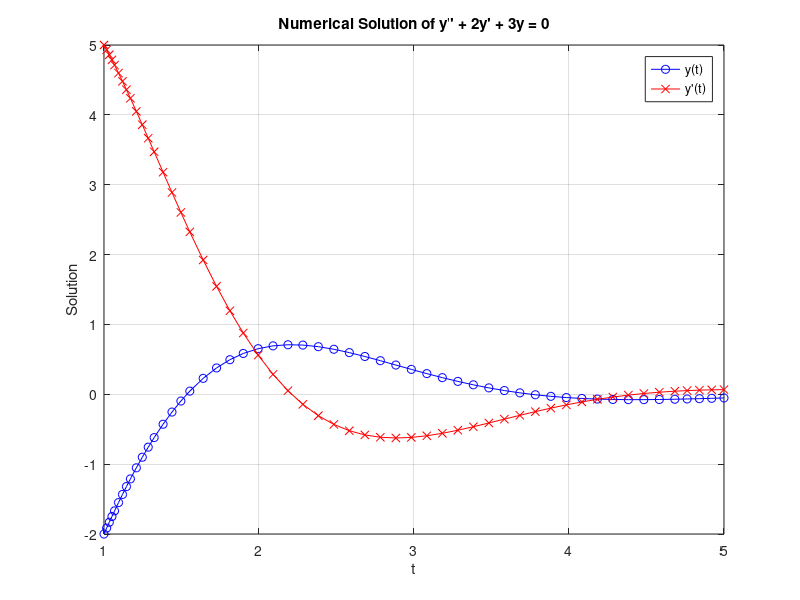
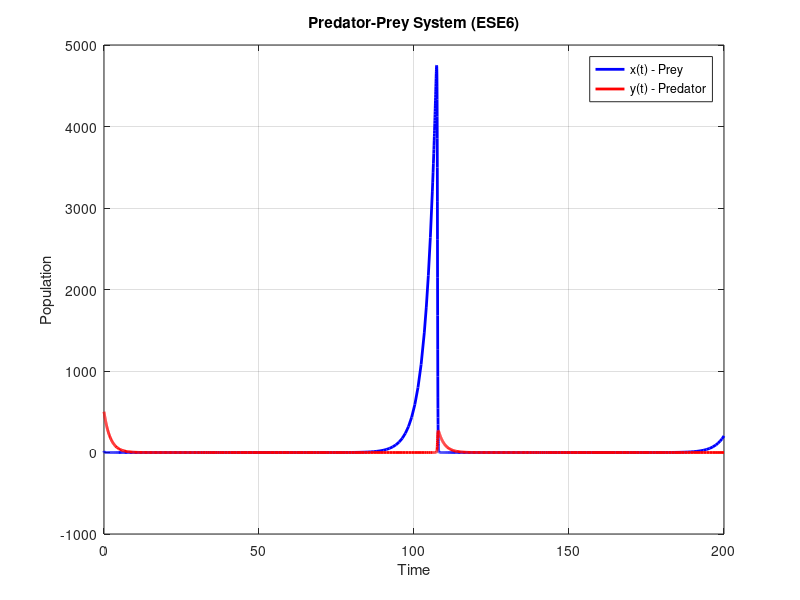

The MATLAB script that drew these images, in order: (Note: this script raises an error after producing the figures.)
%% Exercise 5
% Task 1
clearvars
clc
close all

% b

f = @(t,Y) [Y(2);
            -2*Y(2) - 3*Y(1)];

Y0 = [-2; 5];

tSpan = [1 5];
[tSol, YSol] = ode45(f, tSpan, Y0);


figure;
plot(tSol, YSol(:,1), 'b-o', 'DisplayName','y(t)'); hold on;
plot(tSol, YSol(:,2), 'r-x', 'DisplayName','y''(t)');
grid on;
xlabel('t');
ylabel('Solution');
title('Numerical Solution of y'''' + 2y'' + 3y = 0');
legend('Location','best');

%% c
clc; clear; close all;

f = @(t,XY) [ 0.3*XY(1) - 0.05*XY(1)*XY(2);
             -0.5*XY(2) + 0.003*XY(1)*XY(2) ];

XY0 = [20; 500];

tSpan = [0 200];
[tSol, XYSol] = ode45(f, tSpan, XY0);

xSol = XYSol(:,1);
ySol = XYSol(:,2);

figure;
plot(tSol, xSol, 'b-', 'LineWidth',2, 'DisplayName','x(t) - Prey'); hold on;
plot(tSol, ySol, 'r-', 'LineWidth',2, 'DisplayName','y(t) - Predator');
grid on;
xlabel('Time');
ylabel('Population');
title('Predator-Prey System (ESE6)');
legend('Location','best');

%% f
syms x(t) y(t)
eqn1 = diff(x,t) == 0.3*x - 0.05*x*y;
eqn2 = diff(y,t) == -0.5*y + 0.003*x*y;

cond = [ x(0)==20, y(0)==500 ];

[xSolSym, ySolSym] = dsolve(eqn1, eqn2, cond);

xSolSym, ySolSym

%% e
clc; clear; close all;

syms y1(t) y2(t)

ode1 = diff(y1, t) == y1 - 2*y2;
ode2 = diff(y2, t) == 3*y1 - 4*y2;

cond1 = y1(1) == -1;
cond2 = y2(1) == 1;

sol = dsolve(ode1, ode2, cond1, cond2);

y1Sol = sol.y1;
y2Sol = sol.y2;

disp('Symbolic solution for y1(t):');
disp(y1Sol);
disp('Symbolic solution for y2(t):');
disp(y2Sol);

fplot(y1Sol, [0, 5], 'LineWidth', 2); 
hold on;
fplot(y2Sol, [0, 5], 'LineWidth', 2); 

xlabel('t');
ylabel('Solution Value');
title('Solution of the System Using dsolve');
legend('y_1(t)', 'y_2(t)', 'Location', 'best');
grid on;


%% Exercise 5
% Task 2
clearvars
clc
close all

% a
% Part (a): 

ode_a = @(t, y) [
    (-16/200 * y(1) + 4/200 * y(2));  % dy1/dt
    (16/200 * y(1) - 16/200 * y(2)); % dy2/dt
    % (4 * (y(1)/200 - y(2)/200) + 8 * (0 - y(2)/200))   % dy2/dt
];

y0_a = [10; 20]; 

[t_a, y_a] = ode45(ode_a, [0, 1000], y0_a);

figure;
plot(t_a, y_a(:,1), 'b', 'LineWidth', 2);
hold on;
plot(t_a, y_a(:,2), 'r', 'LineWidth', 2);
xlabel('Time (min)');
ylabel('Salt Amount (kg)');
title('Salt Amount in Tanks (Part a)');
legend('Tank 1', 'Tank 2');
grid on;

%% Part (b):

ode_b = @(t, y) [
    0.5 - 16*y(1)/200 + 4*y(2)/200; % dy1/dt
    16*y(1)/200 - 16*y(2)/200; % dy2/dt
    % (12 * (0 - y(1)/200) + 4 * (y(2)/200 - y(1)/200) + 0.5); 
    % (4 * (y(1)/200 - y(2)/200) + 8 * (0 - y(2)/200))          
];

y0_b = [10; 20];  

[t_b, y_b] = ode45(ode_b, [0, 1000], y0_b);

figure;
plot(t_b, y_b(:,1), 'b', 'LineWidth', 2);
hold on;
plot(t_b, y_b(:,2), 'r', 'LineWidth', 2);
xlabel('Time (min)');
ylabel('Salt Amount (kg)');
title('Salt Amount in Tanks (Part b)');
legend('Tank 1', 'Tank 2');
grid on;

%% Part (d): 

ode_d = @(t, y) [
    (0.02 + 0.01*t - 21*y(1)/200 + 9*y(2)/200);    % dy1/dt
    (16*y(1)/200 - 21*y(2)/200 + 5*y(3)/100);   % dy2/dt
    (5*y(1)/200 - 5*y(3)/100);                 % dy3/dt
    % (12 * (0 - y(1)/200) + 4 * (y(2)/200 - y(1)/200) + 5 * (y(3)/100 - y(1)/200) + 0.5); % dy1/dt
    % (4 * (y(1)/200 - y(2)/200) + 8 * (0 - y(2)/200) + 5 * (y(3)/100 - y(2)/200));       % dy2/dt
    % (5 * (y(1)/200 - y(3)/100) + 5 * (y(2)/200 - y(3)/100))                             % dy3/dt
];

y0_d = [10; 20; 0]; 

[t_d, y_d] = ode45(ode_d, [0, 100], y0_d);

figure;
plot(t_d, y_d(:,1), 'b', 'LineWidth', 2);
hold on;
plot(t_d, y_d(:,2), 'r', 'LineWidth', 2);
plot(t_d, y_d(:,3), 'g', 'LineWidth', 2);
xlabel('Time (min)');
ylabel('Salt Amount (kg)');
title('Salt Amount in Tanks (Part d)');
legend('Tank 1', 'Tank 2', 'Tank 3');
grid on;


%% b
clc; clear; close all;

% (i)
A = [1 0;
     3 4];

[V, D] = eig(A);

% V is the matrix whose columns are eigenvectors
% D is the diagonal matrix of eigenvalues

% (ii) 
d1 = D(1,1);       % first eigenvalue
v1 = V(:,1);       % first eigenvector (column 1 of V)

% (iii) 
v1_length = norm(v1);

% Display the results
disp('Eigenvalues (diagonal of D):');
disp(diag(D));

disp('Eigenvectors (columns of V):');
disp(V);

disp('Extracted eigenvalue d1:');
disp(d1);

disp('Extracted eigenvector v1:');
disp(v1);

disp('Norm of the extracted eigenvector v1:');
disp(v1_length);

% (iv) 
% MATLAB’s eig function normalizes the eigenvectors in V by default,
% but the exact sign or scaling is not unique. Any non-zero scalar 
% multiple of an eigenvector is also a valid eigenvector. MATLAB 
% typically chooses the convention that makes the first element 
% (or a particular element) real and positive, but this is not 
% guaranteed in all cases. What matters is that each column of V 
% is a valid eigenvector corresponding to the eigenvalue in D.


%% Exercise 5
% Task 3
clearvars
clc
close all


% a
m = 1;
k = 0.5;
g = 9.81;

tspan = [0, 10];  

y0 = [100; 0];

f_noDrag = @(t,y) [ y(2); -g ];           

f_withDrag = @(t,y) [ y(2); -g - (k/m)*y(2) ];

[t_noDrag, y_noDrag]     = ode45(f_noDrag,    tspan, y0);
[t_withDrag, y_withDrag] = ode45(f_withDrag,  tspan, y0);

figure('Name','Falling Object - Velocity vs Time','NumberTitle','off');
hold on; grid on;
plot(t_noDrag, y_noDrag(:,2), 'b-', 'LineWidth',2, 'DisplayName','No Drag');
plot(t_withDrag, y_withDrag(:,2), 'r-', 'LineWidth',2, 'DisplayName','With Drag');
xlabel('Time (s)');
ylabel('Velocity v(t) (m/s)');
title('Falling Object: Velocity vs Time');
legend('Location','Best');
hold off;

%% b
m = 1;
k = 0.5;
g = 9.81;

tspan = [0, 10];  
y0 = [100; 0];

f_noDrag = @(t,y) [ y(2); -g ];        
f_withDrag = @(t,y) [ y(2); -g - (k/m)*y(2) ];

[t_noDrag, y_noDrag]     = ode45(f_noDrag,    tspan, y0);
[t_withDrag, y_withDrag] = ode45(f_withDrag,  tspan, y0);

figure('Name','Falling Objects with Velocity Vectors','NumberTitle','off');
hold on; grid on;
axis([tspan(1) tspan(2) 0 110]);
xlabel('Time (s)');
ylabel('Height (m)');
title('Animation: Two Falling Objects with Velocity Arrows (Downward)');

plot(t_noDrag, y_noDrag(:,1), 'b--','HandleVisibility','off');
plot(t_withDrag, y_withDrag(:,1), 'r--','HandleVisibility','off');

markerNoDrag   = plot(t_noDrag(1), y_noDrag(1,1), 'bo','MarkerFaceColor','b','MarkerSize',8, 'DisplayName','No Drag');
markerWithDrag = plot(t_withDrag(1), y_withDrag(1,1), 'ro','MarkerFaceColor','r','MarkerSize',8, 'DisplayName','With Drag');

scaleV = 0.5;  

v0_noDrag   = y_noDrag(1,2);
v0_withDrag = y_withDrag(1,2);
velArrowNoDrag   = quiver(t_noDrag(1), y_noDrag(1,1), 0, v0_noDrag*scaleV, ...
                           'b', 'LineWidth',2, 'MaxHeadSize',0.5, 'AutoScale','off');
velArrowWithDrag = quiver(t_withDrag(1), y_withDrag(1,1), 0, v0_withDrag*scaleV, ...
                           'r', 'LineWidth',2, 'MaxHeadSize',0.5, 'AutoScale','off');


legend('No Drag','With Drag','Location','Best');

tCurrent = 0;     
tEnd     = max(t_noDrag(end), t_withDrag(end));
tStep    = 0.01;  

while tCurrent <= tEnd
    sNoDrag   = interp1(t_noDrag,   y_noDrag(:,1),   tCurrent, 'linear','extrap');
    sWithDrag = interp1(t_withDrag, y_withDrag(:,1), tCurrent, 'linear','extrap');
    
    vNoDrag   = interp1(t_noDrag,   y_noDrag(:,2),   tCurrent, 'linear','extrap');
    vWithDrag = interp1(t_withDrag, y_withDrag(:,2), tCurrent, 'linear','extrap');
    
    set(markerNoDrag,   'XData', tCurrent, 'YData', sNoDrag);
    set(markerWithDrag, 'XData', tCurrent, 'YData', sWithDrag);
    
    set(velArrowNoDrag,   'XData', tCurrent, 'YData', sNoDrag,   'UData', 0, 'VData', vNoDrag*scaleV);
    set(velArrowWithDrag, 'XData', tCurrent, 'YData', sWithDrag, 'UData', 0, 'VData', vWithDrag*scaleV);
    
    pause(tStep);
    tCurrent = tCurrent + tStep;
end

hold off;

%% c
clc; close all; clearvars;

m = 1;
k = 0.5;
g = 9.81;
tspan = [0, 40];  
y0 = [200; 0];

f_noDrag   = @(t,y) [ y(2); -g ];           
f_withDrag = @(t,y) [ y(2); -g - (k/m)*y(2) ];

[t_noDrag, y_noDrag]     = ode45(f_noDrag,   tspan, y0);
[t_withDrag, y_withDrag] = ode45(f_withDrag, tspan, y0);

figure('Name','Falling Objects with Force Vectors','NumberTitle','off');
hold on; grid on;
axis([tspan(1) tspan(2) y0(2) y0(1)]);
xlabel('Time (s)');
ylabel('Height (m)');
title('Falling Objects with Force Vectors');

plot(t_noDrag, y_noDrag(:,1), 'b--','HandleVisibility','off');
plot(t_withDrag, y_withDrag(:,1), 'r--','HandleVisibility','off');

markerNoDrag   = plot(t_noDrag(1),   y_noDrag(1,1), 'bo','MarkerFaceColor','b','MarkerSize',8);
markerWithDrag = plot(t_withDrag(1), y_withDrag(1,1), 'ro','MarkerFaceColor','r','MarkerSize',8);

forceScale = 1;  

F_grav = -m*g;  

offset_noDrag   = 0.0;  
offset_grav_with = 0.0;   
offset_drag_with = 0.0;   
offset_net_with  = 0.0;   


arrowFg_noDrag = quiver(t_noDrag(1)+offset_noDrag, y_noDrag(1,1), 0, F_grav*forceScale, ...
    'b', 'LineWidth',2, 'MaxHeadSize',1, 'AutoScale','off');

F_grav_with = F_grav;  
v0 = y_withDrag(1,2);
F_drag0 = -k * v0;
F_net0  = F_grav_with + F_drag0;

arrowGrav_with = quiver(t_withDrag(1)+offset_grav_with, y_withDrag(1,1), 0, F_grav_with*forceScale, ...
    'r', 'LineWidth',2, 'MaxHeadSize',1, 'AutoScale','off');
arrowDrag_with = quiver(t_withDrag(1)+offset_drag_with, y_withDrag(1,1), 0, F_drag0*forceScale, ...
    'g', 'LineWidth',2, 'MaxHeadSize',1, 'AutoScale','off');
arrowNet_with  = quiver(t_withDrag(1)+offset_net_with, y_withDrag(1,1), 0, F_net0*forceScale, ...
    'k', 'LineWidth',2, 'MaxHeadSize',1, 'AutoScale','off');

tCurrent = 0;     
tEnd     = max(t_noDrag(end), t_withDrag(end));
tStep    = 0.1;  

while tCurrent <= tEnd
    sNoDrag   = interp1(t_noDrag,   y_noDrag(:,1),   tCurrent, 'linear','extrap');
    sWithDrag = interp1(t_withDrag, y_withDrag(:,1), tCurrent, 'linear','extrap');
    
    set(markerNoDrag,   'XData', tCurrent, 'YData', sNoDrag);
    set(markerWithDrag, 'XData', tCurrent, 'YData', sWithDrag);
    
    set(arrowFg_noDrag, 'XData', tCurrent + offset_noDrag, 'YData', sNoDrag, ...
        'UData', 0, 'VData', F_grav*forceScale);
    
    v_with = interp1(t_withDrag, y_withDrag(:,2), tCurrent, 'linear','extrap');
    F_drag = -k * v_with;         
    F_net  = F_grav_with + F_drag;  
    
    set(arrowGrav_with, 'XData', tCurrent + offset_grav_with, 'YData', sWithDrag, ...
        'UData', 0, 'VData', F_grav_with*forceScale);
    set(arrowDrag_with, 'XData', tCurrent + offset_drag_with, 'YData', sWithDrag, ...
        'UData', 0, 'VData', F_drag*forceScale);
    set(arrowNet_with,  'XData', tCurrent + offset_net_with,  'YData', sWithDrag, ...
        'UData', 0, 'VData', F_net*forceScale);
    
    pause(tStep);
    tCurrent = tCurrent + tStep;
end

hold off;
